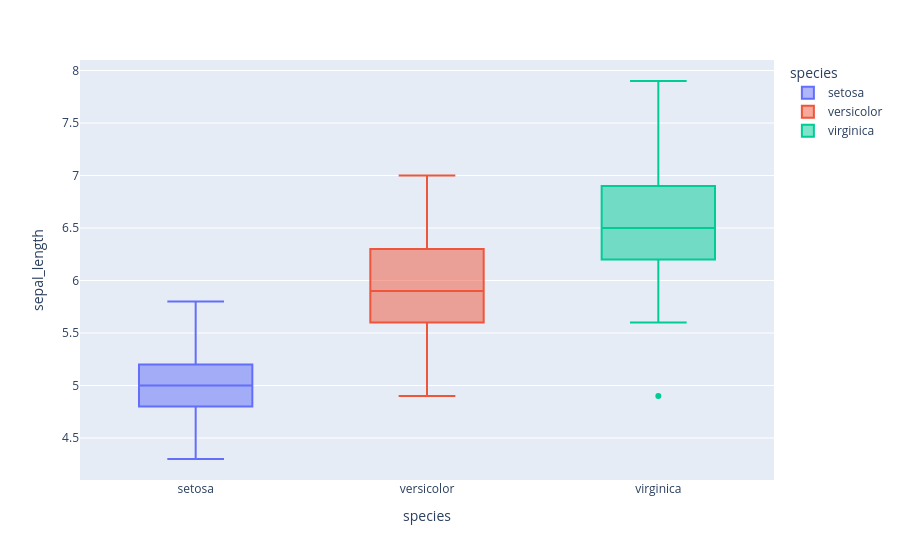

Notebook code cell kept with this figure:
### Markdown cell above
# 4 Box Plot

### Code cell
# Boxplot

fig4 = px.box(df, x='species', y='sepal_length', color = 'species')
fig4.show()

# save the boxplot as png
fig4.write_image('./Outputs/box_plot.png', scale=2)

### Figure 1 — Plotly figure (JSON) as saved in the notebook; plotly's stock layout.template omitted (floating-point values rounded to 4 significant figures)
{"data": [{"alignmentgroup": "True", "hovertemplate": "species=%{x}<br>sepal_length=%{y}<extra></extra>", "legendgroup": "setosa", "marker": {"color": "#636efa"}, "name": "setosa", "notched": false, "offsetgroup": "setosa", "orientation": "v", "showlegend": true, "type": "box", "x": ["setosa", "setosa", "setosa", "setosa", "setosa", "setosa", "setosa", "setosa", "setosa", "setosa", "setosa", "setosa", "setosa", "setosa", "setosa", "setosa", "setosa", "setosa", "setosa", "setosa", "setosa", "setosa", "setosa", "setosa", "setosa", "setosa", "setosa", "setosa", "setosa", "setosa", "setosa", "setosa", "setosa", "setosa", "setosa", "setosa", "setosa", "setosa", "setosa", "setosa", "setosa", "setosa", "setosa", "setosa", "setosa", "setosa", "setosa", "setosa", "setosa", "setosa"], "x0": " ", "xaxis": "x", "y": [5.1, 4.9, 4.7, 4.6, 5.0, 5.4, 4.6, 5.0, 4.4, 4.9, 5.4, 4.8, 4.8, 4.3, 5.8, 5.7, 5.4, 5.1, 5.7, 5.1, 5.4, 5.1, 4.6, 5.1, 4.8, 5.0, 5.0, 5.2, 5.2, 4.7, 4.8, 5.4, 5.2, 5.5, 4.9, 5.0, 5.5, 4.9, 4.4, 5.1, 5.0, 4.5, 4.4, 5.0, 5.1, 4.8, 5.1, 4.6, 5.3, 5.0], "y0": " ", "yaxis": "y"}, {"alignmentgroup": "True", "hovertemplate": "species=%{x}<br>sepal_length=%{y}<extra></extra>", "legendgroup": "versicolor", "marker": {"color": "#EF553B"}, "name": "versicolor", "notched": false, "offsetgroup": "versicolor", "orientation": "v", "showlegend": true, "type": "box", "x": ["versicolor", "versicolor", "versicolor", "versicolor", "versicolor", "versicolor", "versicolor", "versicolor", "versicolor", "versicolor", "versicolor", "versicolor", "versicolor", "versicolor", "versicolor", "versicolor", "versicolor", "versicolor", "versicolor", "versicolor", "versicolor", "versicolor", "versicolor", "versicolor", "versicolor", "versicolor", "versicolor", "versicolor", "versicolor", "versicolor", "versicolor", "versicolor", "versicolor", "versicolor", "versicolor", "versicolor", "versicolor", "versicolor", "versicolor", "versicolor", "versicolor", "versicolor", "versicolor", "versicolor", "versicolor", "versicolor", "versicolor", "versicolor", "versicolor", "versicolor"], "x0": " ", "xaxis": "x", "y": [7.0, 6.4, 6.9, 5.5, 6.5, 5.7, 6.3, 4.9, 6.6, 5.2, 5.0, 5.9, 6.0, 6.1, 5.6, 6.7, 5.6, 5.8, 6.2, 5.6, 5.9, 6.1, 6.3, 6.1, 6.4, 6.6, 6.8, 6.7, 6.0, 5.7, 5.5, 5.5, 5.8, 6.0, 5.4, 6.0, 6.7, 6.3, 5.6, 5.5, 5.5, 6.1, 5.8, 5.0, 5.6, 5.7, 5.7, 6.2, 5.1, 5.7], "y0": " ", "yaxis": "y"}, {"alignmentgroup": "True", "hovertemplate": "species=%{x}<br>sepal_length=%{y}<extra></extra>", "legendgroup": "virginica", "marker": {"color": "#00cc96"}, "name": "virginica", "notched": false, "offsetgroup": "virginica", "orientation": "v", "showlegend": true, "type": "box", "x": ["virginica", "virginica", "virginica", "virginica", "virginica", "virginica", "virginica", "virginica", "virginica", "virginica", "virginica", "virginica", "virginica", "virginica", "virginica", "virginica", "virginica", "virginica", "virginica", "virginica", "virginica", "virginica", "virginica", "virginica", "virginica", "virginica", "virginica", "virginica", "virginica", "virginica", "virginica", "virginica", "virginica", "virginica", "virginica", "virginica", "virginica", "virginica", "virginica", "virginica", "virginica", "virginica", "virginica", "virginica", "virginica", "virginica", "virginica", "virginica", "virginica", "virginica"], "x0": " ", "xaxis": "x", "y": [6.3, 5.8, 7.1, 6.3, 6.5, 7.6, 4.9, 7.3, 6.7, 7.2, 6.5, 6.4, 6.8, 5.7, 5.8, 6.4, 6.5, 7.7, 7.7, 6.0, 6.9, 5.6, 7.7, 6.3, 6.7, 7.2, 6.2, 6.1, 6.4, 7.2, 7.4, 7.9, 6.4, 6.3, 6.1, 7.7, 6.3, 6.4, 6.0, 6.9, 6.7, 6.9, 5.8, 6.8, 6.7, 6.7, 6.3, 6.5, 6.2, 5.9], "y0": " ", "yaxis": "y"}], "layout": {"boxmode": "overlay", "legend": {"title": {"text": "species"}, "tracegroupgap": 0}, "margin": {"t": 60}, "xaxis": {"anchor": "y", "categoryarray": ["setosa", "versicolor", "virginica"], "categoryorder": "array", "domain": [0, 1], "title": {"text": "species"}}, "yaxis": {"anchor": "x", "domain": [0, 1], "title": {"text": "sepal_length"}}}}
